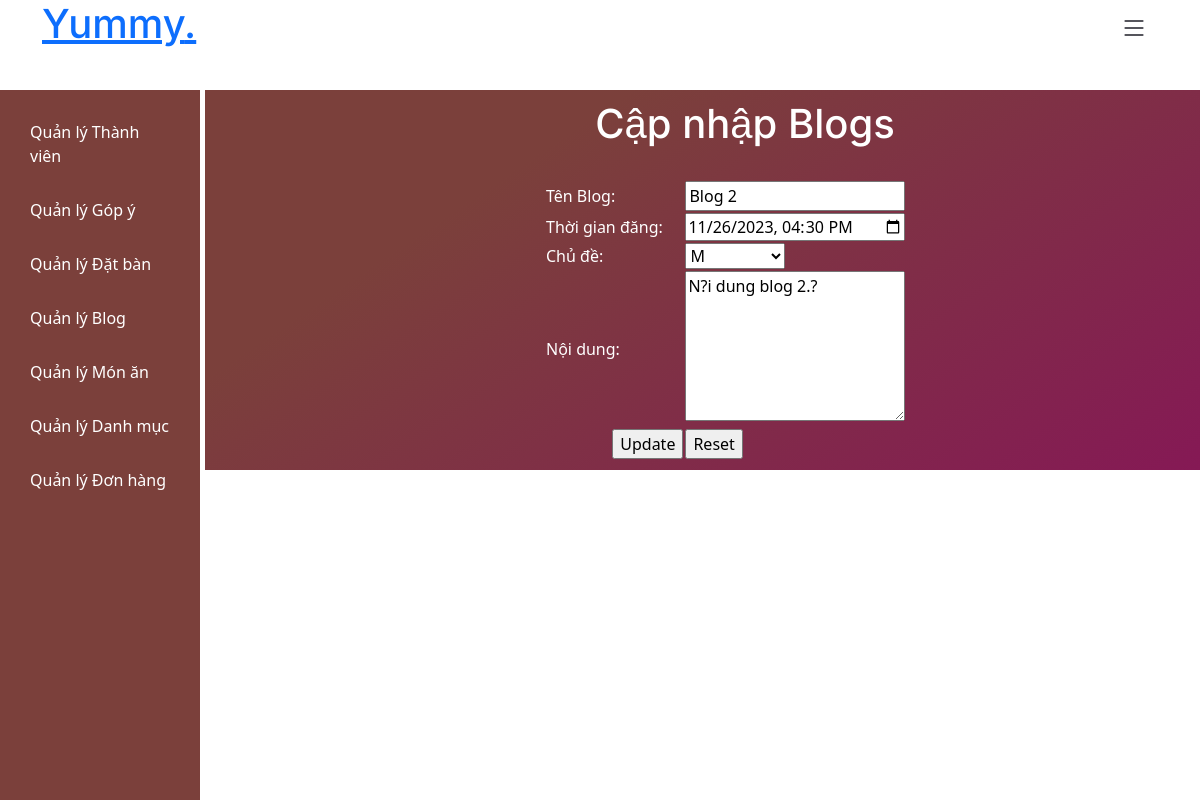
Page /admin/admin_home.php?page=admin_blogs_edit&mablog=2 (signed in) on the committed database.
### tables this page shows
CREATE TABLE `blog` (
  `MaBlog` int(11) NOT NULL,
  `TenBlog` mediumtext NOT NULL,
  `ThoiGianDang` datetime NOT NULL,
  `ChuDe` varchar(50) NOT NULL,
  `NoiDung` longtext NOT NULL,
  `MaLoaiBlog` int(11) NOT NULL
);

### admin/admin_blogs_edit.php (the view, shortened to what this page needs)
<?php
require_once("../components/connection.php");
	$mablog = $_GET["mablog"];
	$sql = "SELECT * FROM blog where MaBlog=$mablog";
	$result = $conn->query($sql);
	$row = $result->fetch_assoc();
?>
<!DOCTYPE html>
<html lang="en">
<head>
    <link href="https://cdn.jsdelivr.net/npm/bootstrap@5.3.1/dist/css/bootstrap.min.css" rel="stylesheet">
</head>
<body>
<h1 align=center>Cập nhập Blogs</h1>
		<br>
        <form method=POST action="admin_blogs_edit_action.php?MaBlog=<?php echo $mablog; ?>">
			<table border=0 align=center width=400>
				<tr>
					<td>Tên Blog:</td>
					<td><input style="width:220px" type=text value="<?php echo $row["TenBlog"];?>" name=txtTenBlog></td>
				</tr>
				<tr>
					<td>Thời gian đăng:</td>
                    <td><input type=datetime-local  style="width:220px" value="<?php echo $row["ThoiGianDang"];?>" name=txtThoiGianDang></td>
				</tr>
				<tr>
					<td>Chủ đề:</td>
					<td>
						<select name=slChuDe>
							<?php
                                $sql1 = "select * from loaiblog";
                                $result1 = $conn->query($sql1);
								while($row1 = $result1->fetch_assoc())
								{
							?>
								<option value=<?php echo $row1["TenLoaiBlog"];?>
								<?php
									if($row1["TenLoaiBlog"]==$row["ChuDe"])
									{
										echo " selected ";
									}
								?>
								 > <?php echo $row1["TenLoaiBlog"]; ?> </option>
							<?php
								}
							?>
						</select>
					</td>
				</tr>
				<tr>
					<td>Nội dung:</td>
					<td><textarea cols=20 style="width:220px" rows=6 name=taNoiDung value= ><?php echo $row["NoiDung"];?></textarea></td>
				</tr>
				<tr>
					<td align=right><input type=submit value="Update"></td>
					<td><input type=reset value="Reset">
				</tr>
			</table>
		</form>
</body>
</html>

### assets/css/main.css (style rules this page uses)
:root { --font-default: "Open Sans", system-ui, -apple-system, "Segoe UI", Roboto, "Helvetica Neue", Arial, "Noto Sans", "Liberation Sans", sans-serif, "Apple Color Emoji", "Segoe UI Emoji", "Segoe UI Symbol", "Noto Color Emoji"; --font-primary: "Amatic SC", sans-serif; --font-secondary: "Inter", sans-serif; }
:root { --color-default: #212529; --color-primary: #ce1212; --color-secondary: #37373f; }
:root { scroll-behavior: smooth; }
body { font-family: var(--font-default); color: var(--color-default); }
h1, h2, h3, h4, h5, h6 { font-family: var(--font-secondary); }

### admin/admin_home.php (style rules this page uses)
body { font-family: Poppins, sans-serif; display: flex; background-color: #dee4ea; margin: 0; }

### rows in the picture
blog: txtTenBlog "Blog 2", txtThoiGianDang "11/26/2023 16:30", taNoiDung "N?i dung blog 2.?"

### other values in the picture
form field slChuDe "M"
